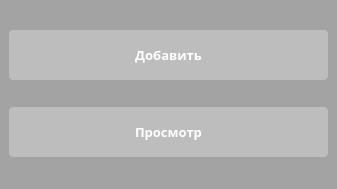
<?xml version="1.0" encoding="UTF-8"?>
<ui version="4.0">
 <class>startWindowUi</class>
 <widget class="QMainWindow" name="startWindowUi">
  <property name="geometry">
   <rect>
    <x>0</x>
    <y>0</y>
    <width>337</width>
    <height>189</height>
   </rect>
  </property>
  <property name="font">
   <font>
    <pointsize>10</pointsize>
   </font>
  </property>
  <property name="windowTitle">
   <string>Выберите необходимое действие</string>
  </property>
  <property name="styleSheet">
   <string notr="true">/*-----QWidget-----*/
QWidget
{
	background-color: #a3a3a3;
	color: #fff;
	selection-background-color: #fff;
	selection-color: #000;

}


/*-----QLabel-----*/
QLabel
{
	background-color: transparent;
	color: #fff;

}


/*-----QToolButton-----*/
QToolButton 
{
	background-color: transparent;
	color: #fff;
	padding: 3px;
	margin-left: 1px;
}


QToolButton:hover
{
	background-color: rgba(70,162,218,50%);
	border: 1px solid #46a2da;
	color: #000;
	
}


QToolButton:pressed
{
	background-color: #727272;
	border: 1px solid #46a2da;

}


QToolButton:checked
{
	background-color: #727272;
	border: 1px solid #222;
}


/*-----QPushButton-----*/
QPushButton
{
	background-color: #bdbdbd;
	color: #fff;
	min-width: 80px;
	border-radius: 4px;
	padding: 5px;

}


QPushButton::flat
{
	background-color: transparent;
	border: none;
	color: #000;

}


QPushButton::disabled
{
	background-color: #606060;
	color: #959595;
	border-color: #051a39;

}


QPushButton::hover
{
	background-color: #707070;
	border: 1px solid #fff;

}


QPushButton::pressed
{
	background-color: #bdbdbd;
	border: 1px solid #fff;

}


QPushButton::checked
{
	background-color: #707070;
	border: 1px solid #fff;

}


/*-----QLineEdit-----*/
QLineEdit
{
	background-color: #lightgray;
	color : #fff;
	border: 1px solid #f0f0f0;
	padding: 3px;
	padding-left: 5px;
	border-radius: 4px;

}


/*-----QPlainTExtEdit-----*/
QPlainTextEdit
{
	background-color: #575757;
	color : #fff;
	border: 1px solid #f0f0f0;
	padding: 3px;
	padding-left: 5px;
	border-radius: 4px;

}
QTextEdit
{
	background-color: #lightgray;
	border-radius: 4px;
	border: 1px solid #f0f0f0;
}

/*-----QToolBox-----*/
QToolBox
{
	background-color: transparent;
	border: 1px solid #f0f0f0;

}


QToolBox::tab
{
	background-color: #002b2b;
	border: 1px solid #f0f0f0;

}


QToolBox::tab:hover
{
	background-color: #006d6d;
	border: 1px solid #f0f0f0;

}


/*-----QComboBox-----*/
QComboBox
{
    background-color: #lightgray;
    padding-left: 6px;
    color: #fff;
    height: 20px;
	border-radius: 4px;
	border: 1px solid #f0f0f0;

}

QComboBox::drop-down 
{
    border: 0px; /* This seems to replace the whole arrow of the combo box */
	background-color: #lightgray;
}

/* Define a new custom arrow icon for the combo box */
QComboBox::down-arrow {
	background-color: #lightgray;
    width: 14px;
    height: 14px;
}

QComboBox::disabled
{
	background-color: #575757;
	color: #656565;
	border-color: #051a39;

}


QComboBox:on
{
    background-color: #4a5157;
	color: #fff;

}


QComboBox QAbstractItemView
{
    background-color: #4a5157;
    color: #fff;
    selection-background-color: #002b2b;
	selection-color: #fff;
    outline: 0;

}


QComboBox::drop-down
{
	background-color: #4a5157;
    subcontrol-origin: padding;
    subcontrol-position: top right;
	border-radius: 4px;
    width: 15px;

}



QDateEdit
{
		background-color: #lightgray;
		border: 1px solid #f0f0f0;
		border-radius: 4px;
}



/*-----QHeaderView-----*/
QHeaderView::section
{
    background-color: #4a5157;
	border: none;
    color: #fff;
	padding: 4px;
	
}


QHeaderView::section:disabled
{
    background-color: #525251;
    color: #656565;

}


QHeaderView::section:checked
{
    background-color: qlineargradient(spread:repeat, x1:1, y1:0, x2:1, y2:1, stop:0 rgba(227, 227, 227, 255),stop:1 rgba(187, 187, 187, 255));
    color: #000;

}


QHeaderView::section::vertical::first,
QHeaderView::section::vertical::only-one
{
    border-left: 1px solid #003333;

}


QHeaderView::section::vertical
{
    border-left: 1px solid #003333;
}


QHeaderView::section::horizontal::first,
QHeaderView::section::horizontal::only-one
{
    border-left: 1px solid #003333;

}


QHeaderView::section::horizontal
{
    border-left: 1px solid #003333;

}


QTableCornerButton::section
{
    background-color: qlineargradient(spread:repeat, x1:1, y1:0, x2:1, y2:1, stop:0 rgba(227, 227, 227, 255),stop:1 rgba(187, 187, 187, 255));
	border: 1px solid #000;
    color: #fff;

}


/*-----QCalendarWidget-----*/
QCalendarWidget QToolButton
{
  	background-color: transparent;
  	color: white;

}


QCalendarWidget QToolButton::hover
{
	background-color: #006666;
	border: 1px solid #006666;
	color: #fff;

}


QCalendarWidget QMenu 
{
	width: 120px;
	left: 20px;
	color: white;

}


QCalendarWidget QWidget 
{ 
	alternate-background-color: #4a5157; 
	color: #fff;

}


QCalendarWidget QAbstractItemView:enabled 
{
	color: #fff;  
	background-color: #a0a0a3;  
	selection-background-color: #d4d4d4; 
	selection-color: #fff; 

}


QCalendarWidget QAbstractItemView:disabled 
{ 
	color: #404040; 

}


/*-----QTreeWidget-----*/
QTreeView
{
	show-decoration-selected: 0;
	alternate-background-color: transparent;
	background-color: transparent;
   	border: none;
	color: #fff;
	font: 8pt;

}


QTreeView::item:selected
{
	color:#fff;
	background-color: #002b2b;
	border-radius: 0px;

}


QTreeView::item:!selected:hover
{
    background-color: #5e5e5e;
    border: none;
    color: white;

}


QTreeView::branch:has-children:!has-siblings:closed,
QTreeView::branch:closed:has-children:has-siblings 
{
	image: url(://tree-closed.png);

}


QTreeView::branch:open:has-children:!has-siblings,
QTreeView::branch:open:has-children:has-siblings  
{
	image: url(://tree-open.png);

}


/*-----QListView-----*/
QListView 
{
	background-color: transparent;
	alternate-background-color: transparent;
    border : none;
    color: #fff;
    show-decoration-selected: 1; 
    outline: 0;
   	border: 1px solid #f0f0f0;

}


QListView::disabled 
{
	background-color: #656565;
	color: #1b1b1b;
    border: 1px solid #656565;

}


QListView::item 
{
	background-color: transparent;
    padding: 1px;

}


QListView::item:selected 
{
	background-color: #002b2b;
	border: 1px solid #002b2b;
	color: #fff;

}


QListView::item:selected:!active 
{
	background-color: #002b2b;
	border: 1px solid #002b2b;
	color: #fff;

}


QListView::item:selected:active 
{
	background-color: #002b2b;
	border: 1px solid #002b2b;
	color: #fff;

}


QListView::item:hover {
    background-color: #5e5e5e;
    border: none;
    color: #000;

}


/*-----QCheckBox-----*/
QCheckBox
{
	background-color: transparent;
    color: #fff;
	border: none;

}


QCheckBox::indicator
{
    background-color: lightgray;
    border: 1px solid #000;
    width: 12px;
    height: 12px;

}


QCheckBox::indicator:checked
{
    image:url(&quot;./ressources/check.png&quot;);
	background-color: #002b2b;
    border: 1px solid #3a546e;

}


QCheckBox::indicator:unchecked:hover
{
	border: 1px solid #46a2da; 

}


QCheckBox::disabled
{
	color: #656565;

}


QCheckBox::indicator:disabled
{
	background-color: #656565;
	color: #656565;
    border: 1px solid #656565;

}


/*-----QRadioButton-----*/
QRadioButton 
{
	color: #fff;
	background-color: transparent;

}


QRadioButton::indicator::unchecked:hover 
{
	background-color: #d3d3d3;
	border: 2px solid #002b2b;
	border-radius: 6px;
}


QRadioButton::indicator::checked 
{
	border: 2px solid #52beff;
	border-radius: 6px;
	background-color: #002b2b;  
	width: 9px; 
	height: 9px; 

}


/*-----QScrollBar-----*/
QScrollBar:vertical 
{
   border: none;
   width: 12px;

}


QScrollBar::handle:vertical 
{
   border: none;
   border-radius : 0px;
   background-color: #7a7a7a;
   min-height: 80px;
   width : 12px;

}


QScrollBar::handle:vertical:pressed
{
   background-color: #5d5f60; 

}


QScrollBar::add-line:vertical
{
   border: none;
   background: transparent;
   height: 0px;
   subcontrol-position: bottom;
   subcontrol-origin: margin;

}


QScrollBar::add-line:vertical:hover 
{
   background-color: transparent;

}


QScrollBar::add-line:vertical:pressed 
{
   background-color: #3f3f3f;

}


QScrollBar::sub-line:vertical
{
   border: none;
   background: transparent;
   height: 0px;

}


QScrollBar::sub-line:vertical:hover 
{
   background-color: transparent;

}


QScrollBar::sub-line:vertical:pressed 
{
   background-color: #3f3f3f;

}


QScrollBar::up-arrow:vertical
{
   width: 0px;
   height: 0px;
   background: transparent;

}


QScrollBar::down-arrow:vertical 
{
   width: 0px;
   height: 0px;
   background: transparent;

}


QScrollBar::add-page:vertical, QScrollBar::sub-page:vertical
{
   background-color: #222222;
	
}


QScrollBar:horizontal 
{
   border: none;
   height: 12px;

}


QScrollBar::handle:horizontal 
{
   border: none;
   border-radius : 0px;
   background-color: #7a7a7a;
   min-height: 80px;
   height : 12px;

}


QScrollBar::handle:horizontal:pressed
{
   background-color: #5d5f60; 

}


QScrollBar::add-line:horizontal
{
   border: none;
   background: transparent;
   height: 0px;
   subcontrol-position: bottom;
   subcontrol-origin: margin;

}


QScrollBar::add-line:horizontal:hover 
{
   background-color: transparent;

}


QScrollBar::add-line:horizontal:pressed 
{
   background-color: #3f3f3f;

}


QScrollBar::sub-line:horizontal
{
   border: none;
   background: transparent;
   height: 0px;

}


QScrollBar::sub-line:horizontal:hover 
{
   background-color: transparent;

}


QScrollBar::sub-line:horizontal:pressed 
{
   background-color: #3f3f3f;

}


QScrollBar::up-arrow:horizontal
{
   width: 0px;
   height: 0px;
   background: transparent;

}


QScrollBar::down-arrow:horizontal 
{
   width: 0px;
   height: 0px;
   background: transparent;

}


QScrollBar::add-page:horizontal, QScrollBar::sub-page:horizontal
{
   background-color: #222222;
	
}

</string>
  </property>
  <widget class="QWidget" name="centralwidget">
   <property name="font">
    <font>
     <family>Kartika</family>
     <weight>75</weight>
     <bold>true</bold>
    </font>
   </property>
   <property name="styleSheet">
    <string notr="true"/>
   </property>
   <layout class="QGridLayout" name="gridLayout">
    <item row="1" column="0">
     <widget class="QPushButton" name="pushButtonView">
      <property name="minimumSize">
       <size>
        <width>90</width>
        <height>50</height>
       </size>
      </property>
      <property name="font">
       <font>
        <family>Kartika</family>
        <pointsize>10</pointsize>
        <weight>75</weight>
        <bold>true</bold>
       </font>
      </property>
      <property name="text">
       <string>Просмотр</string>
      </property>
      <property name="autoDefault">
       <bool>true</bool>
      </property>
      <property name="default">
       <bool>false</bool>
      </property>
      <property name="flat">
       <bool>false</bool>
      </property>
     </widget>
    </item>
    <item row="0" column="0">
     <widget class="QPushButton" name="pushButtonAdd">
      <property name="minimumSize">
       <size>
        <width>90</width>
        <height>50</height>
       </size>
      </property>
      <property name="font">
       <font>
        <family>Kartika</family>
        <pointsize>10</pointsize>
        <weight>75</weight>
        <bold>true</bold>
       </font>
      </property>
      <property name="styleSheet">
       <string notr="true">html * {
  box-sizing: border-box;
}

body {
  font-size: 16px;
  padding: 10px;
  background: #333333;
  color: #ffffff;
  text-align: center;
  height: 100vh;
  margin: 0;
  display: flex;
  align-items: center;
  height: 100vh;
}

.container {
  width: 100%;
}
.border-animation {
  --border-width: 0.1em;
  --animation-speed: 0.5s;
  --color: #ffffff;
  color: var(--color);
  position: relative;
  display: inline-block;
  font-size: 4em;
  line-height: 1em;
  transform: scale(1, 0.8);
  border: var(--border-width) solid transparent;
}
.border-animation .border-animation__inner {
  position: relative;
  display: inline-block;
  width: 100%;
  font-family: &quot;Six Caps&quot;, sans-serif;
  font-weight: 300;
  text-transform: uppercase;
  letter-spacing: 0.05em;
  cursor: pointer;
  padding: 0.2em;
  background: #333;
  z-index: 1;
  border: solid var(--border-width) transparent;
}
.border-animation:before, .border-animation:after {
  content: &quot;&quot;;
  position: absolute;
  background: var(--color);
}
.border-animation:focus:before, .border-animation:hover:before {
  -webkit-animation: beforeBorders var(--animation-speed) forwards ease-in-out;
          animation: beforeBorders var(--animation-speed) forwards ease-in-out;
}
.border-animation:focus:after, .border-animation:hover:after {
  -webkit-animation: afterBorders var(--animation-speed) forwards ease-in-out;
          animation: afterBorders var(--animation-speed) forwards ease-in-out;
}
.border-animation:focus, .border-animation:hover {
  -webkit-animation: borderColors var(--animation-speed) steps(1) forwards;
          animation: borderColors var(--animation-speed) steps(1) forwards;
  outline: none;
}
.border-animation:focus .border-animation__inner, .border-animation:hover .border-animation__inner {
  -webkit-animation: background calc(var(--animation-speed) / 5 * 3) forwards ease-in-out;
          animation: background calc(var(--animation-speed) / 5 * 3) forwards ease-in-out;
  -webkit-animation-delay: calc(var(--animation-speed) / 5 * 2);
          animation-delay: calc(var(--animation-speed) / 5 * 2);
}


</string>
      </property>
      <property name="text">
       <string>Добавить</string>
      </property>
      <property name="autoDefault">
       <bool>true</bool>
      </property>
      <property name="default">
       <bool>false</bool>
      </property>
      <property name="flat">
       <bool>false</bool>
      </property>
     </widget>
    </item>
   </layout>
  </widget>
 </widget>
 <resources/>
 <connections/>
</ui>
